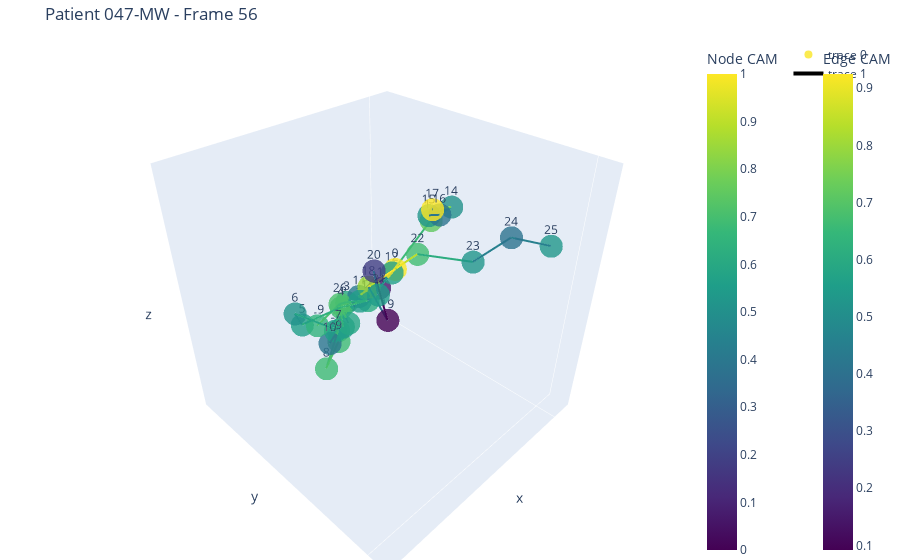

Notebook code for this chart:
### Markdown cell above
# Grad Cam

### Code cell
import torch
import numpy as np

class GradCAM_GNN:
    def __init__(self, model, target_layer):
        self.model = model
        self.target_layer = target_layer
        self.gradients = None
        self.activations = None
        self.hook_handles = []
        self._register_hooks()


    def _register_hooks(self):
        def forward_hook(module, input, output):
            self.activations = output.detach()

        def backward_hook(module, grad_input, grad_output):
            self.gradients = grad_output[0].detach()

        # Use ONLY regular hooks for compatibility with GCNConv
        self.hook_handles.append(self.target_layer.register_forward_hook(forward_hook))
        self.hook_handles.append(self.target_layer.register_backward_hook(backward_hook))


    def generate_cam(self, data):
        self.model.train()  # Required for LSTM backward with cuDNN

        # Forward pass
        output = self.model(data)
        
        # Backward pass
        self.model.zero_grad()
        output.backward(retain_graph=True)

        # Compute Grad-CAM
        cam = self.gradients * self.activations  # Shape: [num_nodes, hidden_channels]
        node_cam = cam.mean(dim=-1).squeeze()    # Mean over channels → [num_nodes]

        # Normalize to [0, 1]
        node_cam = node_cam - node_cam.min()
        node_cam = node_cam / (node_cam.max() + 1e-6)

        # Edge-wise CAM based on average of connected node CAMs
        edge_index = data.edge_index.cpu().numpy()
        edge_cam = []
        for i in range(edge_index.shape[1]):
            src, dst = edge_index[:, i]
            edge_imp = (node_cam[src] + node_cam[dst]) / 2.0
            edge_cam.append(edge_imp.item())
        edge_cam = np.array(edge_cam)

        return node_cam.detach().cpu().numpy(), edge_cam

    def remove_hooks(self):
        for handle in self.hook_handles:
            handle.remove()


import plotly.graph_objs as go
from plotly.subplots import make_subplots
import numpy as np

def visualize_human_skeleton_3d_plotly(cam, data, title="3D Grad-CAM Visualization"):
    node_cam, edge_cam = cam
    node_positions = data.x[:, :3].cpu().numpy()  # X, Y, Z from node features

    # Node scatter plot
    scatter = go.Scatter3d(
        x=node_positions[:, 0],
        y=node_positions[:, 1],
        z=node_positions[:, 2],
        mode='markers+text',
        text=[f'{i}' for i in range(len(node_positions))],
        marker=dict(
            size=8,
            color=node_cam,
            colorscale='Viridis',
            colorbar=dict(title="Node CAM", x=0.9),
            opacity=0.8
        )
    )

    # Edge lines
    edge_index = data.edge_index.cpu().numpy()
    edge_x, edge_y, edge_z, edge_colors = [], [], [], []
    for i in range(edge_index.shape[1]):
        src, dst = edge_index[:, i]
        edge_x += [node_positions[src, 0], node_positions[dst, 0], None]
        edge_y += [node_positions[src, 1], node_positions[dst, 1], None]
        edge_z += [node_positions[src, 2], node_positions[dst, 2], None]
        edge_colors += [edge_cam[i], edge_cam[i], edge_cam[i]]

    lines = go.Scatter3d(
        x=edge_x, y=edge_y, z=edge_z,
        mode='lines',
        line=dict(
            color=edge_colors,
            colorscale='Viridis',
            width=4,
            colorbar=dict(title="Edge CAM", x=1.05)
        ),
        hoverinfo='none'
    )

    # Combine all
    fig = make_subplots(rows=1, cols=1, specs=[[{'type': 'scatter3d'}]])
    fig.add_trace(scatter)
    fig.add_trace(lines)

    fig.update_layout(
        title=title,
        scene=dict(
            xaxis=dict(showgrid=False, showticklabels=False),
            yaxis=dict(showgrid=False, showticklabels=False),
            zaxis=dict(showgrid=False, showticklabels=False),
            aspectmode='cube',
            bgcolor='white'
        ),
        paper_bgcolor='white',
        margin=dict(l=0, r=0, t=40, b=0)
    )

    fig.show()



# Replace with your actual file
data_path = r"D:\Data\NYC\KINZ\KINECT_ACC_dataset_with_qor15_2025-05-27_14-29PM.csv"
dataframe = pd.read_csv(data_path)
dataframe = dataframe[dataframe['walking_speed'] == "Fast"]
dataframe.rename(columns={'PatientID': 'patientID'}, inplace=True)

from torch_geometric.data import DataLoader

# Load patient
patient_id = '047-MW'
patient_data = dataframe[dataframe['patientID'] == patient_id].reset_index(drop=True)
patient_dataset = SkeletonDataset(patient_data)
patient_loader = DataLoader(patient_dataset, batch_size=1, shuffle=False)

# Define target GCN layer
target_layer = model.gcn2
grad_cam = GradCAM_GNN(model, target_layer)

# Pick specific frame(s)
points_to_plot = [56]  # or [0, 30, 60, ...]

for i, single_sample in enumerate(patient_loader):
    if i in points_to_plot:
        print(f"Visualizing Grad-CAM for patient {patient_id}, frame {i}")
        single_sample = single_sample.to(device)
        cam = grad_cam.generate_cam(single_sample)
        visualize_human_skeleton_3d_plotly(cam, single_sample, title=f"Patient {patient_id} - Frame {i}")

grad_cam.remove_hooks()

### Figure 1 — Plotly figure (JSON) as saved in the notebook; plotly's stock layout.template omitted (floating-point values rounded to 4 significant figures; data arrays with more than 128 entries replaced by an {"elided": "..."} marker saying what was removed)
{"data": [{"marker": {"color": [0.995, 0.07289, 0.6163, 0.6057, 0.6845, 0.5602, 0.5119, 0.65, 0.683, 0.684, 0.3891, 0.4173, 0.5633, 0.7508, 0.5043, 0.5235, 0.3849, 1.0, 0.8548, 0.0, 0.1839, 0.5503, 0.6904, 0.5254, 0.3812, 0.527, 0.7104, 0.5311, 0.5588, 0.6473, 0.5892, 0.5555], "colorbar": {"title": {"text": "Node CAM"}, "x": 0.9}, "colorscale": [[0, "#440154"], [0.1111, "#482878"], [0.2222, "#3e4989"], [0.3333, "#31688e"], [0.4444, "#26828e"], [0.5556, "#1f9e89"], [0.6667, "#35b779"], [0.7778, "#6ece58"], [0.8889, "#b5de2b"], [1, "#fde725"]], "opacity": 0.8, "size": 8}, "mode": "markers+text", "text": ["0", "1", "2", "3", "4", "5", "6", "7", "8", "9", "10", "11", "12", "13", "14", "15", "16", "17", "18", "19", "20", "21", "22", "23", "24", "25", "26", "27", "28", "29", "30", "31"], "type": "scatter3d", "x": [69.43, 65.0, 61.31, 60.93, 72.84, 122.4, 153.8, 135.9, 159.9, 150.1, 156.5, 49.3, 4.864, -15.44, -5.104, 40.22, 44.56, 37.58, 101.3, 136.8, 184.0, 207.1, 40.67, 40.18, 71.39, 48.12, 60.02, 55.87, 62.72, 84.74, 44.57, 26.1], "y": [-793.6, -958.4, -1091.0, -1310.0, -1274.0, -1256.0, -1010.0, -787.7, -706.3, -669.1, -691.1, -1274.0, -1256.0, -1036.0, -815.2, -726.8, -623.0, -717.1, -786.3, -392.5, -145.2, 42.02, -800.2, -392.8, -33.95, 87.18, -1390.0, -1400.0, -1434.0, -1442.0, -1430.0, -1439.0], "z": [2773.0, 2693.0, 2632.0, 2588.0, 2594.0, 2611.0, 2726.0, 2704.0, 2659.0, 2720.0, 2720.0, 2598.0, 2619.0, 2776.0, 2847.0, 2878.0, 2897.0, 2890.0, 2767.0, 2805.0, 2997.0, 3016.0, 2778.0, 2821.0, 2955.0, 2934.0, 2567.0, 2489.0, 2479.0, 2524.0, 2481.0, 2527.0]}, {"hoverinfo": "none", "line": {"color": {"elided": "186 float values"}, "colorbar": {"title": {"text": "Edge CAM"}, "x": 1.05}, "colorscale": [[0, "#440154"], [0.1111, "#482878"], [0.2222, "#3e4989"], [0.3333, "#31688e"], [0.4444, "#26828e"], [0.5556, "#1f9e89"], [0.6667, "#35b779"], [0.7778, "#6ece58"], [0.8889, "#b5de2b"], [1, "#fde725"]], "width": 4}, "mode": "lines", "type": "scatter3d", "x": {"elided": "186 float values"}, "y": {"elided": "186 float values"}, "z": {"elided": "186 float values"}}], "layout": {"margin": {"b": 0, "l": 0, "r": 0, "t": 40}, "paper_bgcolor": "white", "scene": {"aspectmode": "cube", "bgcolor": "white", "domain": {"x": [0, 1], "y": [0, 1]}, "xaxis": {"showgrid": false, "showticklabels": false}, "yaxis": {"showgrid": false, "showticklabels": false}, "zaxis": {"showgrid": false, "showticklabels": false}}, "title": {"text": "Patient 047-MW - Frame 56"}}}
